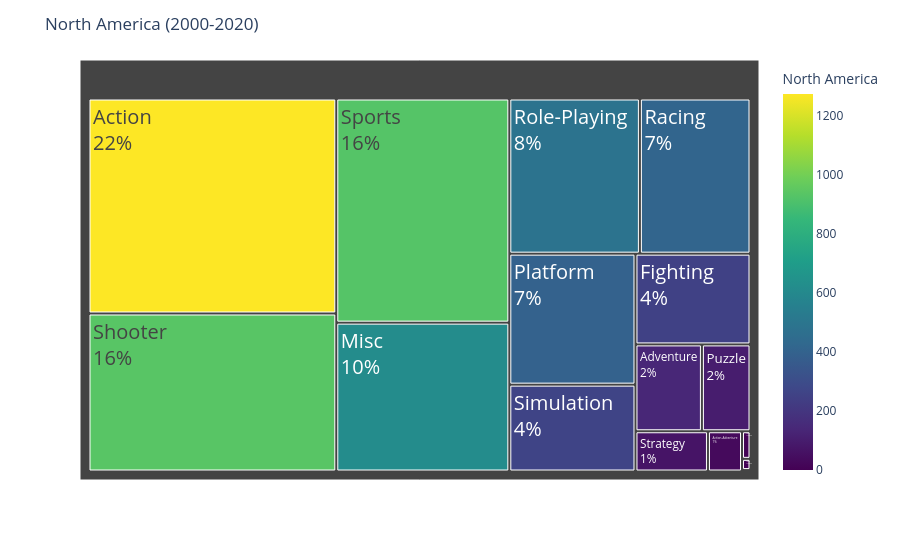
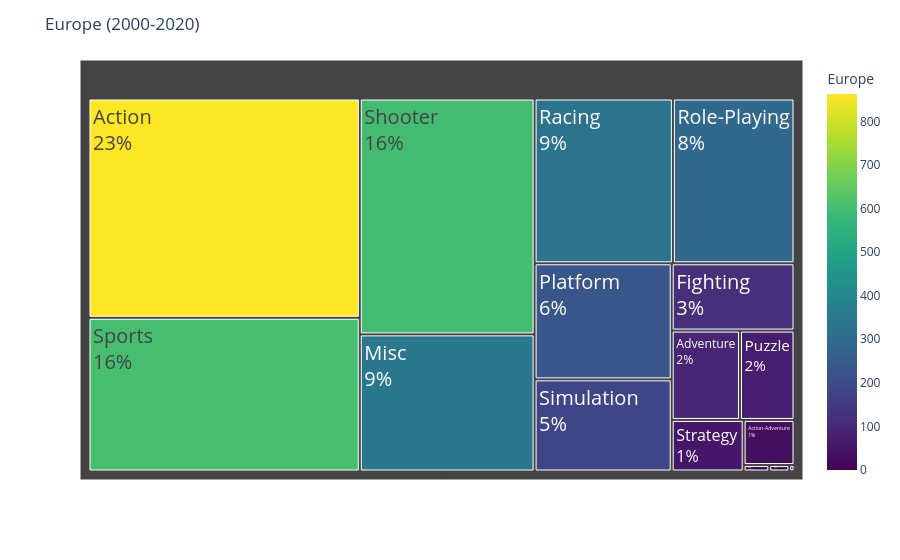
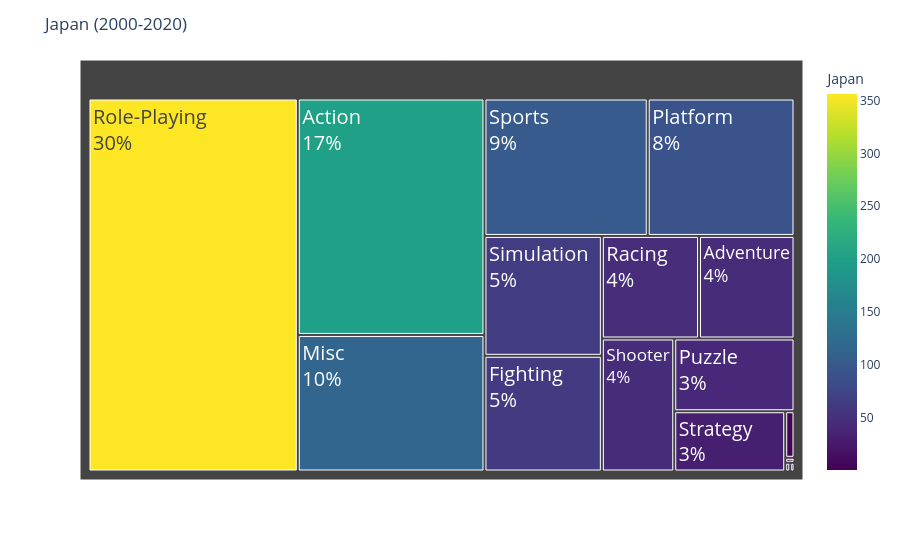
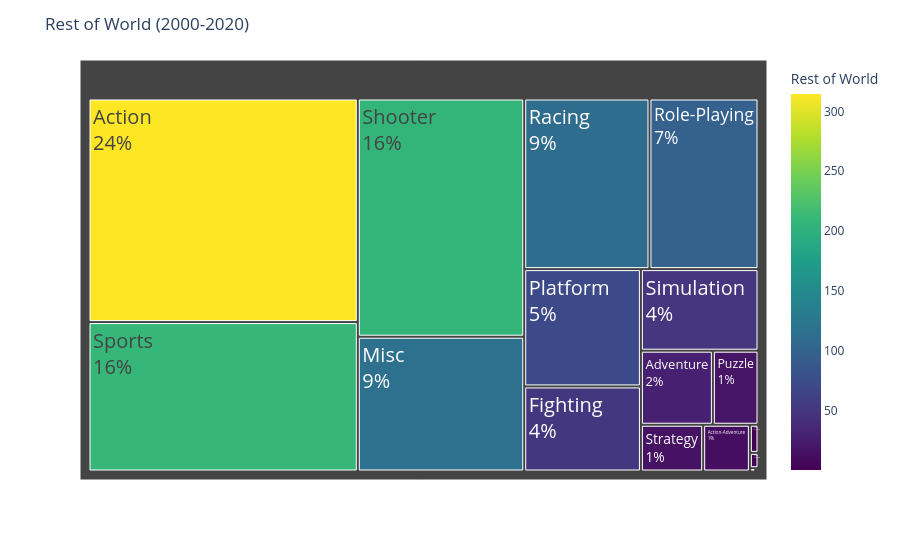

The notebook cell these images were saved under, in order:
### Code cell
treemap_generos_region(
    df,
    'North America',
    2000,
    2020
)

treemap_generos_region(
    df,
    'Europe',
    2000,
    2020
)

treemap_generos_region(
    df,
    'Japan',
    2000,
    2020
)

treemap_generos_region(
    df,
    'Rest of World',
    2000,
    2020
)

### Figure 1 — Plotly figure (JSON) as saved in the notebook; plotly's stock layout.template omitted (floating-point values rounded to 4 significant figures)
{"data": [{"branchvalues": "total", "customdata": [[1272.0], [32.73], [137.8], [249.3], [2.27], [615.1], [5.58], [0.09], [394.7], [100.8], [409.8], [483.9], [935.1], [261.7], [926.3], [69.66], [0.2]], "domain": {"x": [0, 1], "y": [0, 1]}, "hovertemplate": "labels=%{label}<br>North America_sum=%{value}<br>parent=%{parent}<br>id=%{id}<br>North America=%{color}<extra></extra>", "ids": ["Action", "Action-Adventure", "Adventure", "Fighting", "MMO", "Misc", "Music", "Party", "Platform", "Puzzle", "Racing", "Role-Playing", "Shooter", "Simulation", "Sports", "Strategy", "Visual Novel"], "labels": ["Action", "Action-Adventure", "Adventure", "Fighting", "MMO", "Misc", "Music", "Party", "Platform", "Puzzle", "Racing", "Role-Playing", "Shooter", "Simulation", "Sports", "Strategy", "Visual Novel"], "marker": {"coloraxis": "coloraxis", "colors": [1272.0, 32.73, 137.8, 249.3, 2.27, 615.1, 5.58, 0.09, 394.7, 100.8, 409.8, 483.9, 935.1, 261.7, 926.3, 69.66, 0.2]}, "name": "", "parents": ["", "", "", "", "", "", "", "", "", "", "", "", "", "", "", "", ""], "textfont": {"size": 20}, "textinfo": "label+percent root", "type": "treemap", "values": [1272.0, 32.73, 137.8, 249.3, 2.27, 615.1, 5.58, 0.09, 394.7, 100.8, 409.8, 483.9, 935.1, 261.7, 926.3, 69.66, 0.2]}], "layout": {"coloraxis": {"autocolorscale": false, "colorbar": {"title": {"text": "North America"}}, "colorscale": [[0, "#440154"], [0.1111, "#482878"], [0.2222, "#3e4989"], [0.3333, "#31688e"], [0.4444, "#26828e"], [0.5556, "#1f9e89"], [0.6667, "#35b779"], [0.7778, "#6ece58"], [0.8889, "#b5de2b"], [1, "#fde725"]]}, "legend": {"tracegroupgap": 0}, "margin": {"t": 60}, "title": {"text": "North America (2000-2020)"}}}

### Figure 2 — Plotly figure (JSON) as saved in the notebook; plotly's stock layout.template omitted (floating-point values rounded to 4 significant figures)
{"data": [{"branchvalues": "total", "customdata": [[862.9], [33.28], [88.52], [119.8], [1.87], [347.6], [2.4], [0.47], [230.8], [70.63], [330.5], [290.7], [598.0], [183.2], [604.9], [53.81], [0.02]], "domain": {"x": [0, 1], "y": [0, 1]}, "hovertemplate": "labels=%{label}<br>Europe_sum=%{value}<br>parent=%{parent}<br>id=%{id}<br>Europe=%{color}<extra></extra>", "ids": ["Action", "Action-Adventure", "Adventure", "Fighting", "MMO", "Misc", "Music", "Party", "Platform", "Puzzle", "Racing", "Role-Playing", "Shooter", "Simulation", "Sports", "Strategy", "Visual Novel"], "labels": ["Action", "Action-Adventure", "Adventure", "Fighting", "MMO", "Misc", "Music", "Party", "Platform", "Puzzle", "Racing", "Role-Playing", "Shooter", "Simulation", "Sports", "Strategy", "Visual Novel"], "marker": {"coloraxis": "coloraxis", "colors": [862.9, 33.28, 88.52, 119.8, 1.87, 347.6, 2.4, 0.47, 230.8, 70.63, 330.5, 290.7, 598.0, 183.2, 604.9, 53.81, 0.02]}, "name": "", "parents": ["", "", "", "", "", "", "", "", "", "", "", "", "", "", "", "", ""], "textfont": {"size": 20}, "textinfo": "label+percent root", "type": "treemap", "values": [862.9, 33.28, 88.52, 119.8, 1.87, 347.6, 2.4, 0.47, 230.8, 70.63, 330.5, 290.7, 598.0, 183.2, 604.9, 53.81, 0.02]}], "layout": {"coloraxis": {"autocolorscale": false, "colorbar": {"title": {"text": "Europe"}}, "colorscale": [[0, "#440154"], [0.1111, "#482878"], [0.2222, "#3e4989"], [0.3333, "#31688e"], [0.4444, "#26828e"], [0.5556, "#1f9e89"], [0.6667, "#35b779"], [0.7778, "#6ece58"], [0.8889, "#b5de2b"], [1, "#fde725"]]}, "legend": {"tracegroupgap": 0}, "margin": {"t": 60}, "title": {"text": "Europe (2000-2020)"}}}

### Figure 3 — Plotly figure (JSON) as saved in the notebook; plotly's stock layout.template omitted (floating-point values rounded to 4 significant figures)
{"data": [{"branchvalues": "total", "customdata": [[201.4], [1.97], [44.67], [61.96], [0.2], [116.3], [0.17], [NaN], [92.02], [39.91], [45.47], [356.2], [43.92], [64.19], [102.4], [30.51], [0.21]], "domain": {"x": [0, 1], "y": [0, 1]}, "hovertemplate": "labels=%{label}<br>Japan_sum=%{value}<br>parent=%{parent}<br>id=%{id}<br>Japan=%{color}<extra></extra>", "ids": ["Action", "Action-Adventure", "Adventure", "Fighting", "MMO", "Misc", "Music", "Party", "Platform", "Puzzle", "Racing", "Role-Playing", "Shooter", "Simulation", "Sports", "Strategy", "Visual Novel"], "labels": ["Action", "Action-Adventure", "Adventure", "Fighting", "MMO", "Misc", "Music", "Party", "Platform", "Puzzle", "Racing", "Role-Playing", "Shooter", "Simulation", "Sports", "Strategy", "Visual Novel"], "marker": {"coloraxis": "coloraxis", "colors": [201.4, 1.97, 44.67, 61.96, 0.2, 116.3, 0.17, NaN, 92.02, 39.91, 45.47, 356.2, 43.92, 64.19, 102.4, 30.51, 0.21]}, "name": "", "parents": ["", "", "", "", "", "", "", "", "", "", "", "", "", "", "", "", ""], "textfont": {"size": 20}, "textinfo": "label+percent root", "type": "treemap", "values": [201.4, 1.97, 44.67, 61.96, 0.2, 116.3, 0.17, 0.0, 92.02, 39.91, 45.47, 356.2, 43.92, 64.19, 102.4, 30.51, 0.21]}], "layout": {"coloraxis": {"autocolorscale": false, "colorbar": {"title": {"text": "Japan"}}, "colorscale": [[0, "#440154"], [0.1111, "#482878"], [0.2222, "#3e4989"], [0.3333, "#31688e"], [0.4444, "#26828e"], [0.5556, "#1f9e89"], [0.6667, "#35b779"], [0.7778, "#6ece58"], [0.8889, "#b5de2b"], [1, "#fde725"]]}, "legend": {"tracegroupgap": 0}, "margin": {"t": 60}, "title": {"text": "Japan (2000-2020)"}}}

### Figure 4 — Plotly figure (JSON) as saved in the notebook; plotly's stock layout.template omitted (floating-point values rounded to 4 significant figures)
{"data": [{"branchvalues": "total", "customdata": [[314.6], [11.41], [27.85], [51.88], [0.69], [117.2], [1.27], [0.1], [71.52], [17.65], [111.7], [97.2], [207.2], [50.13], [210.3], [15.21], [0.05]], "domain": {"x": [0, 1], "y": [0, 1]}, "hovertemplate": "labels=%{label}<br>Rest of World_sum=%{value}<br>parent=%{parent}<br>id=%{id}<br>Rest of World=%{color}<extra></extra>", "ids": ["Action", "Action-Adventure", "Adventure", "Fighting", "MMO", "Misc", "Music", "Party", "Platform", "Puzzle", "Racing", "Role-Playing", "Shooter", "Simulation", "Sports", "Strategy", "Visual Novel"], "labels": ["Action", "Action-Adventure", "Adventure", "Fighting", "MMO", "Misc", "Music", "Party", "Platform", "Puzzle", "Racing", "Role-Playing", "Shooter", "Simulation", "Sports", "Strategy", "Visual Novel"], "marker": {"coloraxis": "coloraxis", "colors": [314.6, 11.41, 27.85, 51.88, 0.69, 117.2, 1.27, 0.1, 71.52, 17.65, 111.7, 97.2, 207.2, 50.13, 210.3, 15.21, 0.05]}, "name": "", "parents": ["", "", "", "", "", "", "", "", "", "", "", "", "", "", "", "", ""], "textfont": {"size": 20}, "textinfo": "label+percent root", "type": "treemap", "values": [314.6, 11.41, 27.85, 51.88, 0.69, 117.2, 1.27, 0.1, 71.52, 17.65, 111.7, 97.2, 207.2, 50.13, 210.3, 15.21, 0.05]}], "layout": {"coloraxis": {"autocolorscale": false, "colorbar": {"title": {"text": "Rest of World"}}, "colorscale": [[0, "#440154"], [0.1111, "#482878"], [0.2222, "#3e4989"], [0.3333, "#31688e"], [0.4444, "#26828e"], [0.5556, "#1f9e89"], [0.6667, "#35b779"], [0.7778, "#6ece58"], [0.8889, "#b5de2b"], [1, "#fde725"]]}, "legend": {"tracegroupgap": 0}, "margin": {"t": 60}, "title": {"text": "Rest of World (2000-2020)"}}}
